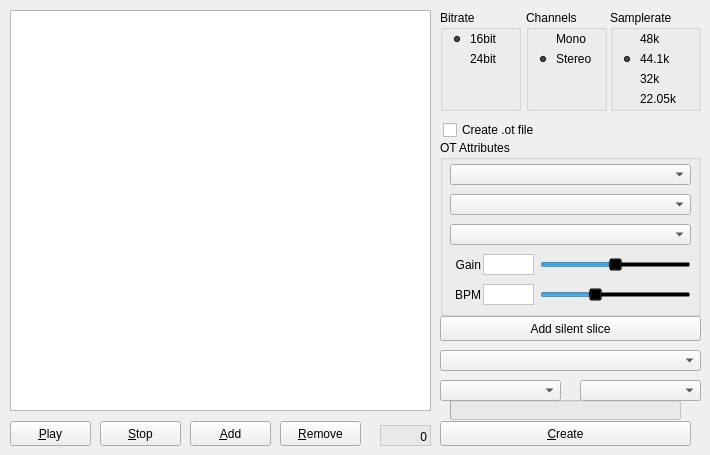
<?xml version="1.0" encoding="UTF-8"?>
<ui version="4.0">
 <class>TabGridWidget</class>
 <widget class="QWidget" name="TabGridWidget">
  <property name="geometry">
   <rect>
    <x>0</x>
    <y>0</y>
    <width>710</width>
    <height>455</height>
   </rect>
  </property>
  <property name="windowTitle">
   <string>Form</string>
  </property>
  <widget class="QPushButton" name="btnAddSilence">
   <property name="geometry">
    <rect>
     <x>440</x>
     <y>316</y>
     <width>261</width>
     <height>25</height>
    </rect>
   </property>
   <property name="text">
    <string>Add silent slice</string>
   </property>
  </widget>
  <widget class="QLabel" name="lblSliceCOunt">
   <property name="geometry">
    <rect>
     <x>380</x>
     <y>430</y>
     <width>47</width>
     <height>13</height>
    </rect>
   </property>
   <property name="text">
    <string>0</string>
   </property>
   <property name="alignment">
    <set>Qt::AlignRight|Qt::AlignTrailing|Qt::AlignVCenter</set>
   </property>
  </widget>
  <widget class="QPushButton" name="btnRemove">
   <property name="geometry">
    <rect>
     <x>280</x>
     <y>421</y>
     <width>81</width>
     <height>25</height>
    </rect>
   </property>
   <property name="styleSheet">
    <string notr="true"/>
   </property>
   <property name="text">
    <string>&amp;Remove</string>
   </property>
   <property name="shortcut">
    <string>Meta+D</string>
   </property>
  </widget>
  <widget class="QPushButton" name="btnAddWav">
   <property name="geometry">
    <rect>
     <x>190</x>
     <y>421</y>
     <width>81</width>
     <height>25</height>
    </rect>
   </property>
   <property name="styleSheet">
    <string notr="true"/>
   </property>
   <property name="text">
    <string>&amp;Add</string>
   </property>
   <property name="shortcut">
    <string>Meta+A</string>
   </property>
  </widget>
  <widget class="QPushButton" name="btnPlay">
   <property name="geometry">
    <rect>
     <x>10</x>
     <y>421</y>
     <width>81</width>
     <height>25</height>
    </rect>
   </property>
   <property name="styleSheet">
    <string notr="true"/>
   </property>
   <property name="text">
    <string>&amp;Play</string>
   </property>
   <property name="shortcut">
    <string>Meta+P</string>
   </property>
  </widget>
  <widget class="QGroupBox" name="groupBox_3">
   <property name="geometry">
    <rect>
     <x>610</x>
     <y>10</y>
     <width>91</width>
     <height>101</height>
    </rect>
   </property>
   <property name="title">
    <string>Samplerate</string>
   </property>
   <widget class="QRadioButton" name="radio44">
    <property name="geometry">
     <rect>
      <x>10</x>
      <y>40</y>
      <width>71</width>
      <height>18</height>
     </rect>
    </property>
    <property name="styleSheet">
     <string notr="true">background-color: rgba(230, 230, 230, 0);</string>
    </property>
    <property name="text">
     <string>44.1k</string>
    </property>
    <property name="checked">
     <bool>true</bool>
    </property>
   </widget>
   <widget class="QRadioButton" name="radio32">
    <property name="geometry">
     <rect>
      <x>10</x>
      <y>60</y>
      <width>71</width>
      <height>18</height>
     </rect>
    </property>
    <property name="styleSheet">
     <string notr="true">background-color: rgba(230, 230, 230, 0);</string>
    </property>
    <property name="text">
     <string>32k</string>
    </property>
   </widget>
   <widget class="QRadioButton" name="radio22">
    <property name="geometry">
     <rect>
      <x>10</x>
      <y>80</y>
      <width>71</width>
      <height>18</height>
     </rect>
    </property>
    <property name="styleSheet">
     <string notr="true">background-color: rgba(230, 230, 230, 0);</string>
    </property>
    <property name="text">
     <string>22.05k</string>
    </property>
   </widget>
   <widget class="QRadioButton" name="radio48">
    <property name="geometry">
     <rect>
      <x>10</x>
      <y>20</y>
      <width>71</width>
      <height>18</height>
     </rect>
    </property>
    <property name="styleSheet">
     <string notr="true">background-color: rgba(230, 230, 230, 0);</string>
    </property>
    <property name="text">
     <string>48k</string>
    </property>
   </widget>
  </widget>
  <widget class="QPushButton" name="btnCreate">
   <property name="geometry">
    <rect>
     <x>440</x>
     <y>421</y>
     <width>251</width>
     <height>25</height>
    </rect>
   </property>
   <property name="styleSheet">
    <string notr="true"/>
   </property>
   <property name="text">
    <string>&amp;Create</string>
   </property>
   <property name="shortcut">
    <string>Meta+C</string>
   </property>
  </widget>
  <widget class="QGraphicsView" name="graphicsView_2">
   <property name="geometry">
    <rect>
     <x>380</x>
     <y>425</y>
     <width>51</width>
     <height>21</height>
    </rect>
   </property>
   <property name="styleSheet">
    <string notr="true">background-color: rgba(230, 230, 230, 150);</string>
   </property>
  </widget>
  <widget class="QGroupBox" name="groupBox_2">
   <property name="geometry">
    <rect>
     <x>526</x>
     <y>10</y>
     <width>81</width>
     <height>101</height>
    </rect>
   </property>
   <property name="title">
    <string>Channels</string>
   </property>
   <widget class="QRadioButton" name="radioMono">
    <property name="geometry">
     <rect>
      <x>10</x>
      <y>20</y>
      <width>61</width>
      <height>18</height>
     </rect>
    </property>
    <property name="styleSheet">
     <string notr="true">background-color: rgba(230, 230, 230, 0);</string>
    </property>
    <property name="text">
     <string>Mono</string>
    </property>
   </widget>
   <widget class="QRadioButton" name="radioStereo">
    <property name="geometry">
     <rect>
      <x>10</x>
      <y>40</y>
      <width>61</width>
      <height>18</height>
     </rect>
    </property>
    <property name="styleSheet">
     <string notr="true">background-color: rgba(230, 230, 230, 0);</string>
    </property>
    <property name="text">
     <string>Stereo</string>
    </property>
    <property name="checked">
     <bool>true</bool>
    </property>
   </widget>
  </widget>
  <widget class="QGroupBox" name="groupBox_4">
   <property name="geometry">
    <rect>
     <x>440</x>
     <y>140</y>
     <width>261</width>
     <height>176</height>
    </rect>
   </property>
   <property name="styleSheet">
    <string notr="true"/>
   </property>
   <property name="title">
    <string>OT Attributes</string>
   </property>
   <widget class="QSlider" name="sliderGain">
    <property name="geometry">
     <rect>
      <x>100</x>
      <y>114</y>
      <width>151</width>
      <height>21</height>
     </rect>
    </property>
    <property name="styleSheet">
     <string notr="true">background-color: rgba(0, 0, 0, 0);</string>
    </property>
    <property name="minimum">
     <number>-48</number>
    </property>
    <property name="maximum">
     <number>48</number>
    </property>
    <property name="singleStep">
     <number>1</number>
    </property>
    <property name="orientation">
     <enum>Qt::Horizontal</enum>
    </property>
    <property name="tickPosition">
     <enum>QSlider::NoTicks</enum>
    </property>
    <property name="tickInterval">
     <number>1</number>
    </property>
   </widget>
   <widget class="QLabel" name="lblGain">
    <property name="geometry">
     <rect>
      <x>10</x>
      <y>114</y>
      <width>31</width>
      <height>21</height>
     </rect>
    </property>
    <property name="autoFillBackground">
     <bool>false</bool>
    </property>
    <property name="styleSheet">
     <string notr="true">background-color: rgba(0, 0, 0, 0);</string>
    </property>
    <property name="text">
     <string>Gain</string>
    </property>
    <property name="alignment">
     <set>Qt::AlignRight|Qt::AlignTrailing|Qt::AlignVCenter</set>
    </property>
   </widget>
   <widget class="QLabel" name="lblBPM">
    <property name="geometry">
     <rect>
      <x>10</x>
      <y>144</y>
      <width>31</width>
      <height>21</height>
     </rect>
    </property>
    <property name="autoFillBackground">
     <bool>false</bool>
    </property>
    <property name="styleSheet">
     <string notr="true">background-color: rgba(0, 0, 0, 0);</string>
    </property>
    <property name="text">
     <string>BPM</string>
    </property>
    <property name="alignment">
     <set>Qt::AlignRight|Qt::AlignTrailing|Qt::AlignVCenter</set>
    </property>
   </widget>
   <widget class="QSlider" name="sliderBPM">
    <property name="geometry">
     <rect>
      <x>100</x>
      <y>144</y>
      <width>151</width>
      <height>21</height>
     </rect>
    </property>
    <property name="styleSheet">
     <string notr="true">background-color: rgba(0, 0, 0, 0);</string>
    </property>
    <property name="minimum">
     <number>120</number>
    </property>
    <property name="maximum">
     <number>1200</number>
    </property>
    <property name="singleStep">
     <number>1</number>
    </property>
    <property name="pageStep">
     <number>40</number>
    </property>
    <property name="value">
     <number>500</number>
    </property>
    <property name="orientation">
     <enum>Qt::Horizontal</enum>
    </property>
    <property name="tickPosition">
     <enum>QSlider::NoTicks</enum>
    </property>
    <property name="tickInterval">
     <number>1</number>
    </property>
   </widget>
   <widget class="QPlainTextEdit" name="txtGainValue">
    <property name="geometry">
     <rect>
      <x>43</x>
      <y>114</y>
      <width>51</width>
      <height>21</height>
     </rect>
    </property>
    <property name="styleSheet">
     <string notr="true">background-color: rgb(255, 255, 255);</string>
    </property>
    <property name="verticalScrollBarPolicy">
     <enum>Qt::ScrollBarAlwaysOff</enum>
    </property>
    <property name="horizontalScrollBarPolicy">
     <enum>Qt::ScrollBarAlwaysOff</enum>
    </property>
   </widget>
   <widget class="QPlainTextEdit" name="txtBPMValue">
    <property name="geometry">
     <rect>
      <x>43</x>
      <y>144</y>
      <width>51</width>
      <height>21</height>
     </rect>
    </property>
    <property name="styleSheet">
     <string notr="true">background-color: rgb(255, 255, 255);</string>
    </property>
    <property name="verticalScrollBarPolicy">
     <enum>Qt::ScrollBarAlwaysOff</enum>
    </property>
    <property name="horizontalScrollBarPolicy">
     <enum>Qt::ScrollBarAlwaysOff</enum>
    </property>
   </widget>
   <widget class="QComboBox" name="dropQuant">
    <property name="geometry">
     <rect>
      <x>10</x>
      <y>84</y>
      <width>241</width>
      <height>21</height>
     </rect>
    </property>
   </widget>
   <widget class="QComboBox" name="dropLoop">
    <property name="geometry">
     <rect>
      <x>10</x>
      <y>54</y>
      <width>241</width>
      <height>21</height>
     </rect>
    </property>
   </widget>
   <widget class="QComboBox" name="dropStretch">
    <property name="geometry">
     <rect>
      <x>10</x>
      <y>24</y>
      <width>241</width>
      <height>21</height>
     </rect>
    </property>
   </widget>
  </widget>
  <widget class="QPushButton" name="btnStop">
   <property name="geometry">
    <rect>
     <x>100</x>
     <y>421</y>
     <width>81</width>
     <height>25</height>
    </rect>
   </property>
   <property name="styleSheet">
    <string notr="true"/>
   </property>
   <property name="text">
    <string>&amp;Stop</string>
   </property>
   <property name="shortcut">
    <string>Space</string>
   </property>
  </widget>
  <widget class="QProgressBar" name="progressBar">
   <property name="geometry">
    <rect>
     <x>450</x>
     <y>400</y>
     <width>231</width>
     <height>20</height>
    </rect>
   </property>
   <property name="styleSheet">
    <string notr="true">background-color: rgba(230, 230, 230, 150);</string>
   </property>
   <property name="value">
    <number>0</number>
   </property>
   <property name="textVisible">
    <bool>false</bool>
   </property>
  </widget>
  <widget class="QComboBox" name="dropNormalize">
   <property name="geometry">
    <rect>
     <x>440</x>
     <y>350</y>
     <width>261</width>
     <height>21</height>
    </rect>
   </property>
  </widget>
  <widget class="QGroupBox" name="groupBox">
   <property name="geometry">
    <rect>
     <x>440</x>
     <y>10</y>
     <width>81</width>
     <height>101</height>
    </rect>
   </property>
   <property name="title">
    <string>Bitrate</string>
   </property>
   <widget class="QRadioButton" name="radio16">
    <property name="geometry">
     <rect>
      <x>10</x>
      <y>20</y>
      <width>51</width>
      <height>18</height>
     </rect>
    </property>
    <property name="styleSheet">
     <string notr="true">background-color: rgba(230, 230, 230, 0);</string>
    </property>
    <property name="text">
     <string>16bit</string>
    </property>
    <property name="checked">
     <bool>true</bool>
    </property>
   </widget>
   <widget class="QRadioButton" name="radio24">
    <property name="geometry">
     <rect>
      <x>10</x>
      <y>40</y>
      <width>51</width>
      <height>18</height>
     </rect>
    </property>
    <property name="styleSheet">
     <string notr="true">background-color: rgba(230, 230, 230, 0);</string>
    </property>
    <property name="text">
     <string>24bit</string>
    </property>
   </widget>
  </widget>
  <widget class="QListWidget" name="listSlices">
   <property name="geometry">
    <rect>
     <x>10</x>
     <y>10</y>
     <width>421</width>
     <height>401</height>
    </rect>
   </property>
   <property name="acceptDrops">
    <bool>true</bool>
   </property>
   <property name="editTriggers">
    <set>QAbstractItemView::EditKeyPressed</set>
   </property>
   <property name="dragDropMode">
    <enum>QAbstractItemView::InternalMove</enum>
   </property>
   <property name="defaultDropAction">
    <enum>Qt::IgnoreAction</enum>
   </property>
   <property name="textElideMode">
    <enum>Qt::ElideRight</enum>
   </property>
  </widget>
  <widget class="QCheckBox" name="chkCreateOTFile">
   <property name="geometry">
    <rect>
     <x>443</x>
     <y>120</y>
     <width>250</width>
     <height>20</height>
    </rect>
   </property>
   <property name="text">
    <string>Create .ot file</string>
   </property>
  </widget>
  <widget class="QComboBox" name="dropFadeOut">
   <property name="geometry">
    <rect>
     <x>580</x>
     <y>380</y>
     <width>121</width>
     <height>21</height>
    </rect>
   </property>
  </widget>
  <widget class="QComboBox" name="dropFadeIn">
   <property name="geometry">
    <rect>
     <x>440</x>
     <y>380</y>
     <width>121</width>
     <height>21</height>
    </rect>
   </property>
  </widget>
  <zorder>btnAddSilence</zorder>
  <zorder>btnRemove</zorder>
  <zorder>btnAddWav</zorder>
  <zorder>btnPlay</zorder>
  <zorder>groupBox_3</zorder>
  <zorder>btnCreate</zorder>
  <zorder>graphicsView_2</zorder>
  <zorder>groupBox_2</zorder>
  <zorder>groupBox_4</zorder>
  <zorder>btnStop</zorder>
  <zorder>progressBar</zorder>
  <zorder>dropNormalize</zorder>
  <zorder>groupBox</zorder>
  <zorder>listSlices</zorder>
  <zorder>lblSliceCOunt</zorder>
  <zorder>chkCreateOTFile</zorder>
  <zorder>dropFadeOut</zorder>
  <zorder>dropFadeIn</zorder>
 </widget>
 <resources/>
 <connections/>
</ui>
